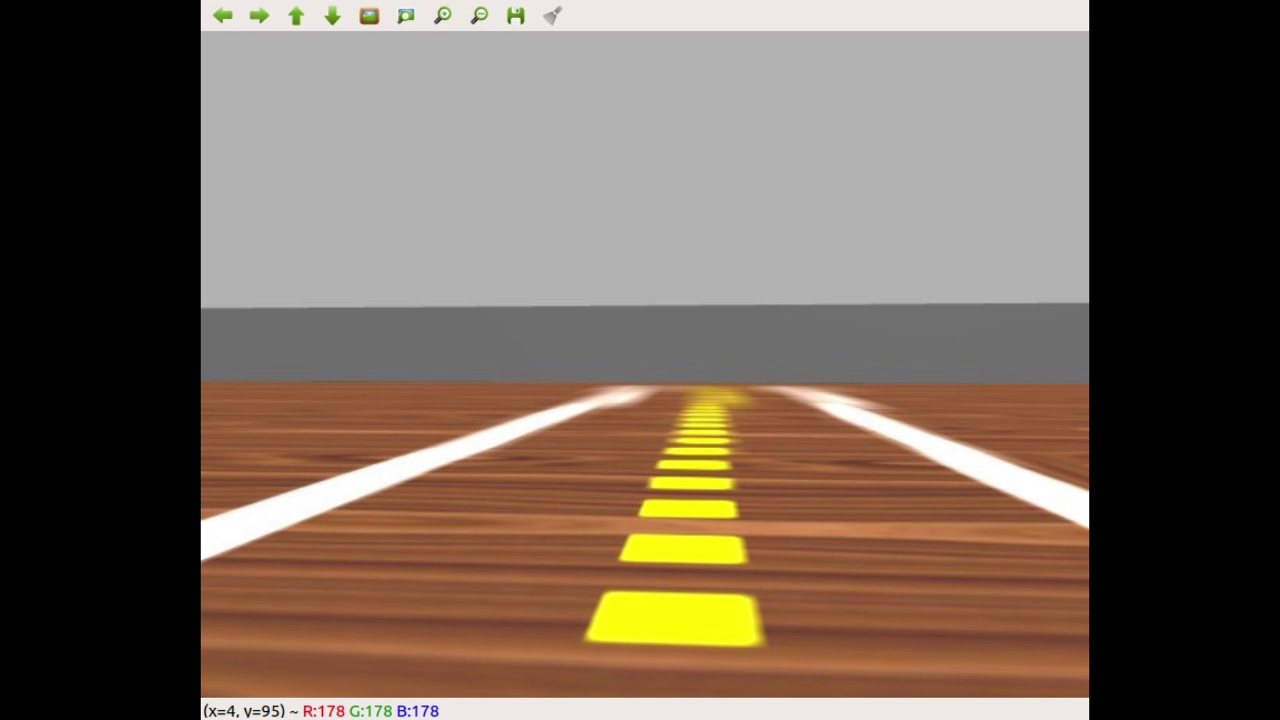
#> input picture APS/APS03/img/frame01.jpg, 1280 x 720 px
$ jupyter execute --allow-errors APS03_Parte1_enunciado.ipynb   (shell and % lines are left out)
#> lines starting #> are read from the running program, lines starting #| are printed output that depends on the picture; after the words box and inside, x2 and y2 are one past the last pixel; in counts of white or black regions, pixels touching at a corner belong together
### APS/APS03/biblioteca.py
#!/usr/bin/python
# -*- coding: utf-8 -*-

import cv2
import math
import numpy as np
from sklearn import linear_model

from sklearn.linear_model import LinearRegression

# [119 lines left out: functions segmenta_linha_amarela, encontrar_contornos, crosshair, encontrar_centro_dos_contornos, desenhar_linha_entre_pontos, regressao_por_centro and 1 more, not called in this run]

# [2 lines that do not run on import are left out]

### APS/APS03/biblioteca2.py
#!/usr/bin/python
# -*- coding: utf-8 -*-

import cv2
import numpy as np
import math
import matplotlib.pyplot as plt
import auxiliar as aux

# [76 lines left out: functions segmenta_linha_branca, estimar_linha_nas_faixas, calcular_equacao_das_retas, calcular_ponto_de_fuga, not called in this run]


### APS/APS03/APS03_Parte1_enunciado.ipynb
# Entregável 3 de Visão Computacional e Robótica - PARTE 1

**Aluno 1**: Camila Consentino

**Aluno 2**: Maria Vitoria Sartori

**Link para o vídeo do passo 5**: https://youtu.be/D4SORdMn9Ps

[cell 1]
import sys
import cv2
import matplotlib.pyplot as plt
import numpy as np
import math
import biblioteca

if (sys.version_info > (3, 0)):
    # Modo Python 3
    import importlib
    importlib.reload(biblioteca) # Para garantir que o Jupyter sempre relê seu trabalho
else:
    # Modo Python 2
    reload(biblioteca)

### Carregar as imagens

A seguir, vocês podem alterar qual imagem de teste esta sendo utilizada no notebook, o codigo deve funcionar em todas as 3.

[cell 2]
img1 = cv2.imread("img/frame01.jpg")
#> img1 is the input picture: shape (720, 1280, 3); mean B, G, R 87.5, 100.4, 115.5
img2 = cv2.imread("img/frame02.jpg")
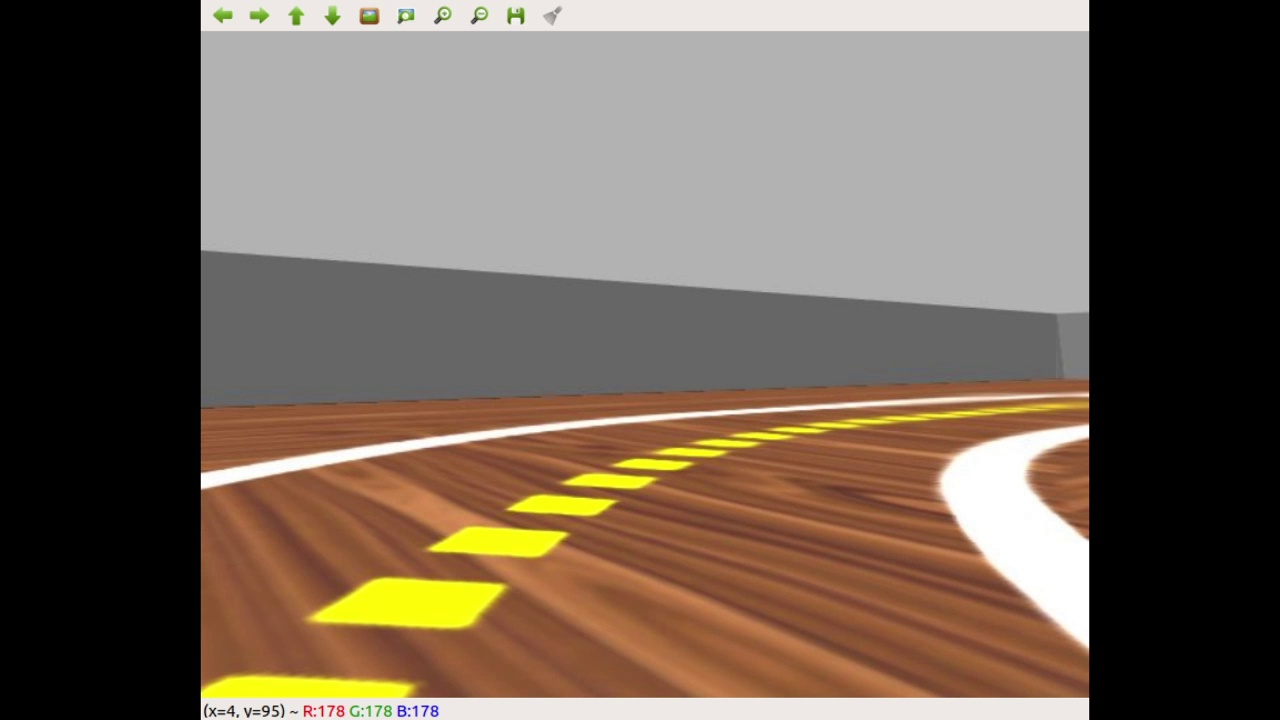
#> input picture APS/APS03/img/frame02.jpg, 1280 x 720 px
#> img2 is the input picture: shape (720, 1280, 3); mean B, G, R 86.7, 99.7, 113.7
img3 = cv2.imread("img/frame03.jpg") # Mais dificil
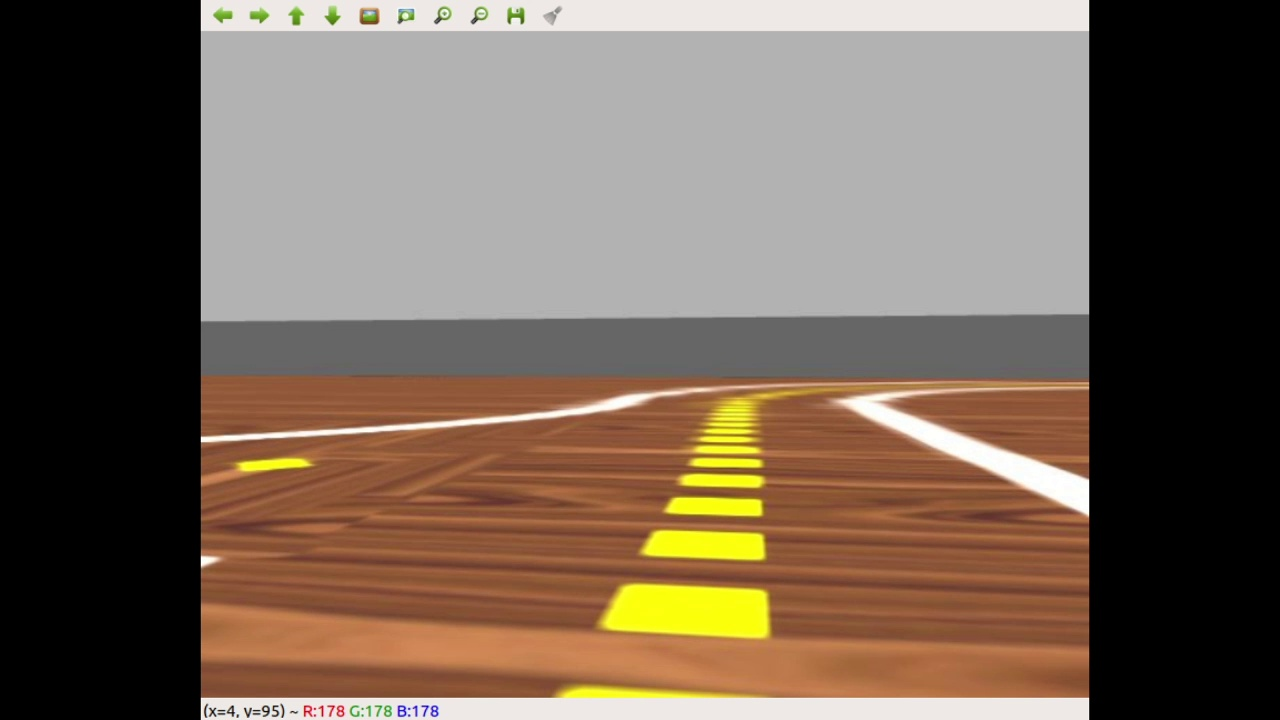
#> input picture APS/APS03/img/frame03.jpg, 1280 x 720 px
#> img3 is the input picture: shape (720, 1280, 3); mean B, G, R 86.4, 100.4, 116.5

img = img1.copy() # Trocar o numero da imagem.

Ouça a explicação do professor sobre detecção de retas em imagens.
Nas tarefas a seguir, você irá usar um estimador linear de mínimos quadrados.

## Passo 1
### Segmentar Linhas Amarelas
Modifique a função `segmenta_linha_amarela` do arquivo [biblioteca.py](biblioteca.py) para segmentar as linhas amarelas no centro da pista.

Utilize a função `cv2.morphologyEx()` para limpar ruidos na imagem

[cell 3]
# Segmentar Linha
mask = biblioteca.segmenta_linha_amarela(img)
#> in segmenta_linha_amarela, `hsv = cv2.cvtColor(bgr, cv2.COLOR_BGR2HSV)`: hsv: shape (720, 1280, 3); mean H, S, V 7.6, 47.4, 115.7
#> in segmenta_linha_amarela, `mask_amarela = cv2.inRange(hsv, (45//2, 50, 50), (75//2, 255, 255))`:
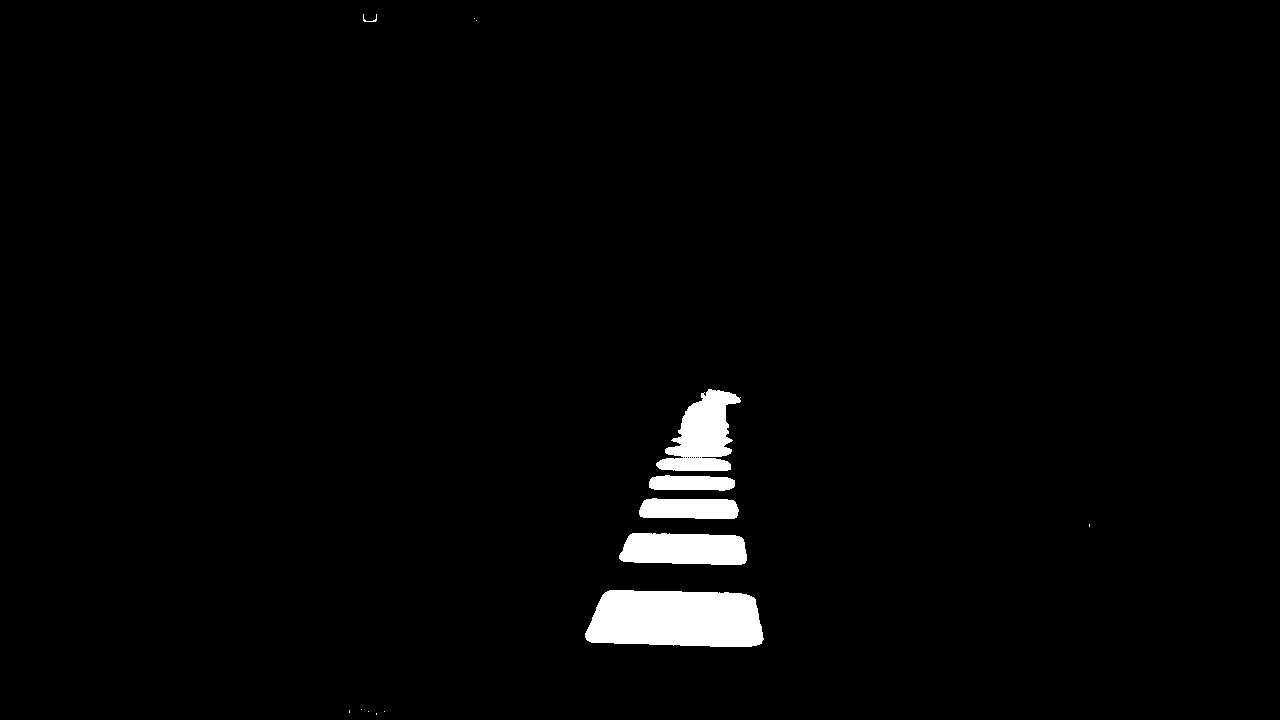
#> mask_amarela: shape (720, 1280); 2.1% white; 14 white regions (8 under 20 px), largest, box (x1, y1, x2, y2) and area: (585, 590, 764, 647) 8892, (656, 389, 741, 471) 3945, (619, 533, 747, 565) 3610, (639, 498, 739, 519) 1864, (649, 475, 735, 491) 1147, (363, 14, 377, 22) 33
#> in segmenta_linha_amarela, `opening = cv2.morphologyEx(mask_amarela, cv2.MORPH_OPEN, kernel)`: opening: shape (720, 1280); 2.1% white; 6 white regions

# Plot
f, ax = plt.subplots(1, 2, figsize=(16,6))

ax[0].imshow(cv2.cvtColor(img, cv2.COLOR_BGR2RGB))
ax[1].imshow(mask, cmap="gray")
ax[0].set_title('Original')
ax[1].set_title('Segmentado amarelo')

ax[0].axis('off')
ax[1].axis('off')

plt.show()

# Saida Esperada:
# Uma imagem com o as linhas amarelas da pista em branco

## Passo 2
### Segmentar Segmentos da Linha Amarela
Modifique a função `encontrar_contornos` e `encontrar_centro_dos_contornos` do arquivo [biblioteca.py](biblioteca.py) para calcular os contornos e calcular os centros de cada contorno. Na função `encontrar_centro_dos_contornos` desenhe também o centro com uma cruz.

Dica: Utilize `crosshair(img, point, size, color)` (já está pronta) para desenhar uma cruz no ponto.

[cell 4]
# Contornos
contornos = biblioteca.encontrar_contornos(mask)
#> in encontrar_contornos, `contornos, arvore = cv2.findContours(mask, cv2.RETR_TREE, cv2.CHAIN_AP..`: contornos = 6 contours; box (x1, y1, x2, y2) and area: (585, 590, 763, 647) 8679, (619, 533, 747, 565) 3465, (665, 389, 740, 457) 2905, (639, 498, 739, 519) 1754, (649, 475, 735, 491) 1054, (656, 458, 731, 471) 802; arvore = [[1, -1, -1, -1], [2, 0, -1, -1], [3, 1, -1, -1], [4, 2, -1, -1], [5, 3, -1, -1], [-1, 4, -1, -1]]
print(contornos)
#> (printed output is left out)
cv2.drawContours(img, contornos, -1, [0, 0, 255], 2)
#> img: shape (720, 1280, 3); 0.54% of pixels changed, all inside (x1, y1, x2, y2) = (584, 388, 764, 648)

# # Centro de Massa
img, X, Y = biblioteca.encontrar_centro_dos_contornos(img, contornos)
#> the loop in encontrar_centro_dos_contornos, `for contorno in contornos:` made 6 passes
#> after the loop in encontrar_centro_dos_contornos, `for contorno in contornos:`:
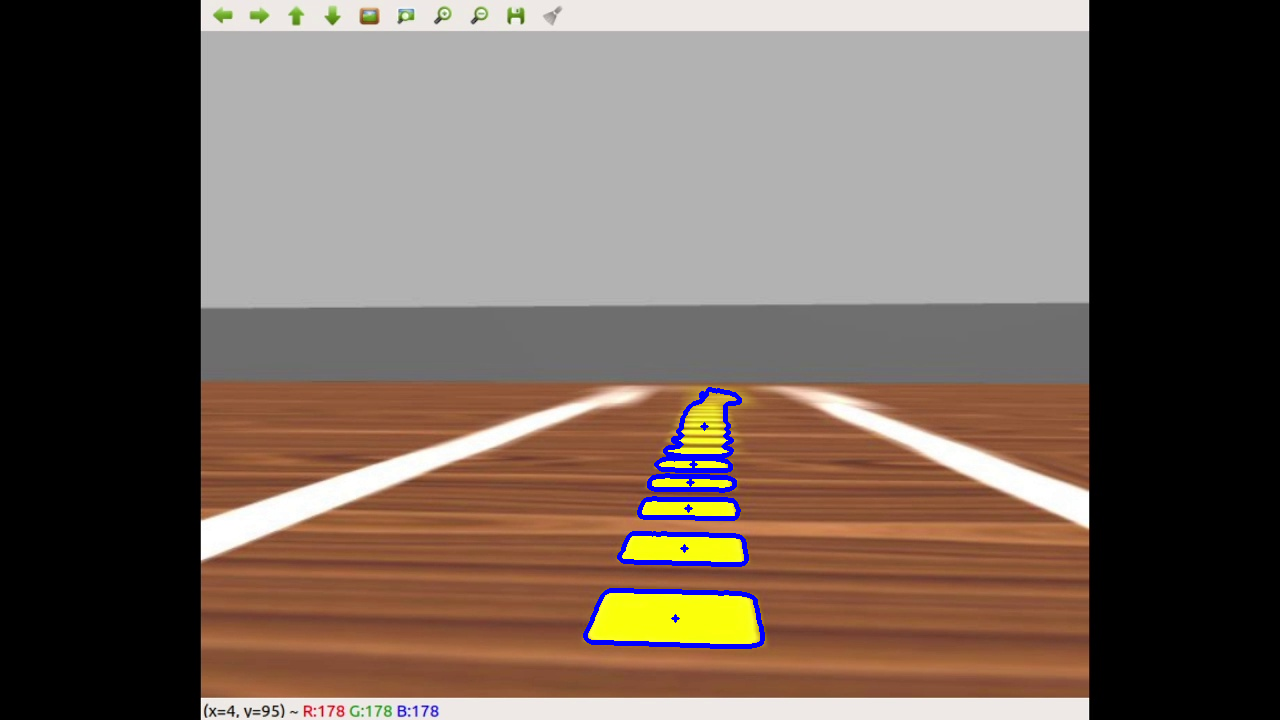
#> img: shape (720, 1280, 3); mean B, G, R 89.3, 99, 113.9
#> after the loop in encontrar_centro_dos_contornos, `for contorno in contornos:`: x_list = [675, 684, 688, 690, 693, 704]; y_list = [618, 548, 508, 482, 464, 426]
#> X = [675, 684, 688, 690, 693, 704]; Y = [618, 548, 508, 482, 464, 426]

# Plot
plt.axis('off')
plt.imshow(cv2.cvtColor(img, cv2.COLOR_BGR2RGB))

# Saida Esperada:
# Imagem original com os contornos de cada segmento denhados e uma cruz no centro de cada um.

## Passo 3
### Calcular Regressão Linear

Primeiro modifique a função `desenhar_linha_entre_pontos` do arquivo [biblioteca.py](biblioteca.py) para desenhar uma linha entre cada um dos centros dos segmentos.

Em seguida modifique a função `regressao_por_centro` do arquivo [biblioteca.py](biblioteca.py) para ajustar uma linha entre os centros dos segmentos. Desenhe a linha na imagem.

Dica: `cv2.line(img,ponto1,ponto2,color,2)` desenha uma linha que passe entre os pontos, mesmo que ponto1 e ponto2 `não pertençam` a imagem.

[cell 5]
f, ax = plt.subplots(1, 2, figsize=(16,6))

# Desenhar Linha entre pontos
img = biblioteca.desenhar_linha_entre_pontos(img, X,Y, (255,0,0))
#> the loop in desenhar_linha_entre_pontos, `for i in range(len(X)-1):` made 5 passes
#> after the loop in desenhar_linha_entre_pontos, `for i in range(len(X)-1):`: img: shape (720, 1280, 3); 0.03% of pixels changed, all inside (x1, y1, x2, y2) = (675, 428, 705, 615)
ax[0].imshow(cv2.cvtColor(img, cv2.COLOR_BGR2RGB))

# Regressão Linear
if X:
## Regressão pelo centro
    X = np.array(X)
    Y = np.array(Y)
    img, lm = biblioteca.regressao_por_centro(img, X,Y)
#> in regressao_por_centro, `xr = x_array.reshape(-1,)`: xr = [675, 684, 688, 690, 693, 704]
#> in plot_regression_xfy, `x = m*y + h`: x = [675.4, 683.3, 687.8, 690.8, 692.8, 697.1]
#> in plot_regression_xfy, `y_min = int(min(y))-500`: y_min = -74
#> in plot_regression_xfy, `y_max = int(max(y))+500`: y_max = 1118
#> in f, `x = coef_angular*y + coef_linear`: x = [753.7]
#> in plot_regression_xfy, `x_min = int(f(y_min))`: x_min = 753
#> in plot_regression_xfy, `x_max = int(f(y_max))`: x_max = 618
#> in plot_regression_xfy, `cv2.line(img, (x_min, y_min), (x_max, y_max), color=(0,0,255), thickne..`: img: shape (720, 1280, 3); mean B, G, R 88.8, 98.4, 114.2
#> lm = ([-0.113], 745.3)
else: lm = None

# Plot
ax[1].imshow(cv2.cvtColor(img, cv2.COLOR_BGR2RGB))
ax[0].set_title('linha entre os centros')
ax[1].set_title('regressao dos centros')

ax[0].axis('off')
ax[1].axis('off')

plt.show()
# Saida Esperada:
# Uma imagem com uma linha entreo os centros e outra com a regrassão dos pontos

print(lm)

## Passo 4
### Calcular angulo com a vertical.

Modifique a função `calcular_angulo_com_vertical` do arquivo [biblioteca.py](biblioteca.py) para calcular o ângulo **em graus** da reta obtida anteriormente com a VERTICAL.

[cell 6]
angulo = biblioteca.calcular_angulo_com_vertical(img, lm)
#> in calcular_angulo_com_vertical, `coef_ang = lm[0]`: coef_ang = [-0.113]
#> in calcular_angulo_com_vertical, `ang = math.atan(coef_ang)`: ang = -0.113
#> in calcular_angulo_com_vertical, `ang = math.degrees(ang)`: ang = -6.46
#> angulo = -6.46

print("Angulo = %s"%angulo)
# Saida Esperada:
# frame01.jpg: Angulo = -7.534561718846401
# frame02.jpg: Angulo = -61.548618362057695
# frame03.jpg: Angulo = varia muito  # o correto seria -10.0

## Parte 5
### Repetir em um stream de video

Agora, modifique o arquivo [run_on_video.py](run_on_video.py) com todos os recursos mostrados anteriormente, para que a linha acompanhe o movimento do robô. Deve também mostrar o angulo com a vertical na imagem.

O vídeo resultante deve ser publicado no Youtube. Informe o link da publicação no início do notebook acima.

### Baixe o arquivo a seguir para funcionar:
### https://github.com/Insper/robot22.1/raw/main/aula03/yellow.mp4

## Passo 6 - Ponto de Fuga

Robôs que trabalham dentro de prédios precisam saber seguir corredores.

Uma das maneiras de fazer isso é o robô alinhar o centro de sua câmera ao ponto de fuga do corredor, para que sua trajetória seja aproximadamente paralela às paredes do mesmo.

O ponto de fuga é aquele para o qual as retas paralelas parecem convergir

Dada a seguinte imagem de um corredor:

Podemos traçar as linhas geradas pela perspectiva, seu ponto de encontro será o ponto de fuga.

### Revisão: reta passando por dois pontos

Seja o ponto $A:(a_x, a_y)$ e o ponto $B:(b_x, b_y)$

Queremos encontrar uma reta $r: y = mx + h$ que passa por $A$ e $B$, em que $m$ é o *coeficiente angular* e $h$ é o intercepto ou coeficiente linear da reta.

Temos que:

$m = \frac{\Delta_y}{\Delta_x} = \frac{b_y - a_y}{b_x - a_x}$

Uma vez encontrado o valor de $m$, a substituição a seguir permite encontrar a equação da reta:

$m = \frac{y - a_y}{x - a_x}$

$mx - ma_x = y - a_y$

$mx = y - a_y + ma_x$

$y = mx -ma_x + a_y$

$h = a_y - ma_x$

$y = mx - ma_x + a_y$

### Interseção de duas retas

Temos que na interseção as duas retas se encontram num ponto $(x_i, y_i)$

Sejam as retas $r1: y = m1x + h1$ e $r2: y = m2x + h2$

Vamos encontrar o ponto $x_i$ em que os valores de $y_i$ serão iguais:

$m1x_i + h1 = m2x_i + h2$

$(m1 - m2)x_i = h2 - h1$

$x_i = \frac{h2 - h1}{m1 - m2}$

$y_i = m1x_i + h1$

**Dados de teste:**

Caso precise testar seu código, você pode conferir com estes valores. As retas definidas por pontos $r1: (P_1, P_2)$ e $r2: (Q_1, Q_2)$, para os valores:

```python

p1 = (3.0, 2.5)
p2 = (4.0, 0.6)
q1 = (1.0, 2.4)
q2 = (0.6, 1.1)
```

Encontram-se no ponto `(1.7572 4.8611)`

Pede-se:

* A partir do ponto para onde convergem as linhas do corredor, marque o ponto de fuga no vídeo.  Você precisa mostrar as retas que vão convergir.

**Sugestão:**

A partir do coeficiente angular, selecionar uma reta mais à esquerda e uma mais à direita para encontrar a interseção.

Lembre-se de que na OpenCV o eixo y fica **para baixo**, por isso os coeficientes angulares se comportam como na figura abaixo:

Lembre-se de que, no espaço de cores HSV, o vermelho se encontra no início e no fim da escala do componente H. Se você estiver filtrando vermelho em um só dos extremos pode não ter bons resultados

[cell 7]
import biblioteca2

if (sys.version_info > (3, 0)):
    # Modo Python 3
    import importlib
    importlib.reload(biblioteca2) # Para garantir que o Jupyter sempre relê seu trabalho
else:
    # Modo Python 2
    reload(biblioteca2)

### Passo 6.1 - Segmentar Faixas Brancas

[cell 8]
img = img1.copy()[30:-30,200:-200] # Remover barra de tarefa da imagem
#> img: shape (660, 880, 3)
print(img.shape)

# Segmenta Linha Branca
mask = biblioteca2.segmenta_linha_branca(img)
#> in segmenta_linha_branca, `mask_branca = cv2.inRange(gray, menor, maior)`: mask_branca: shape (660, 880); 2.2% white; 4 white regions (2 under 20 px), largest, box (x1, y1, x2, y2) and area: (1, 374, 391, 529) 7905, (626, 373, 880, 491) 4932

# Plot
f, ax = plt.subplots(1, 2, figsize=(16,6))

ax[0].imshow(cv2.cvtColor(img, cv2.COLOR_BGR2RGB))
ax[1].imshow(mask, cmap="gray")
ax[0].set_title('original')
ax[1].set_title('segmentado branco')

ax[0].axis('off')
ax[1].axis('off')

plt.show()
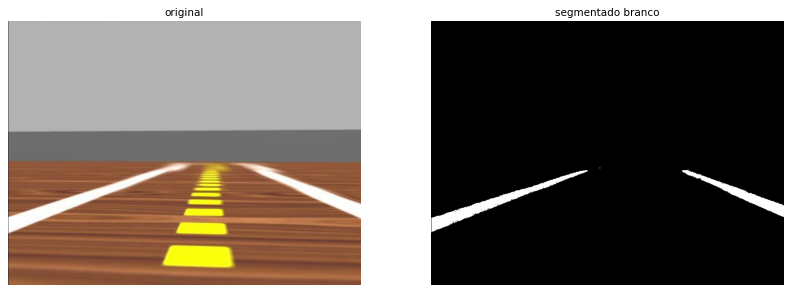
#> figure drawn by matplotlib, 2 panels

# Saida Esperada:
# Uma imagem com o as faixas brancas segmentadas
